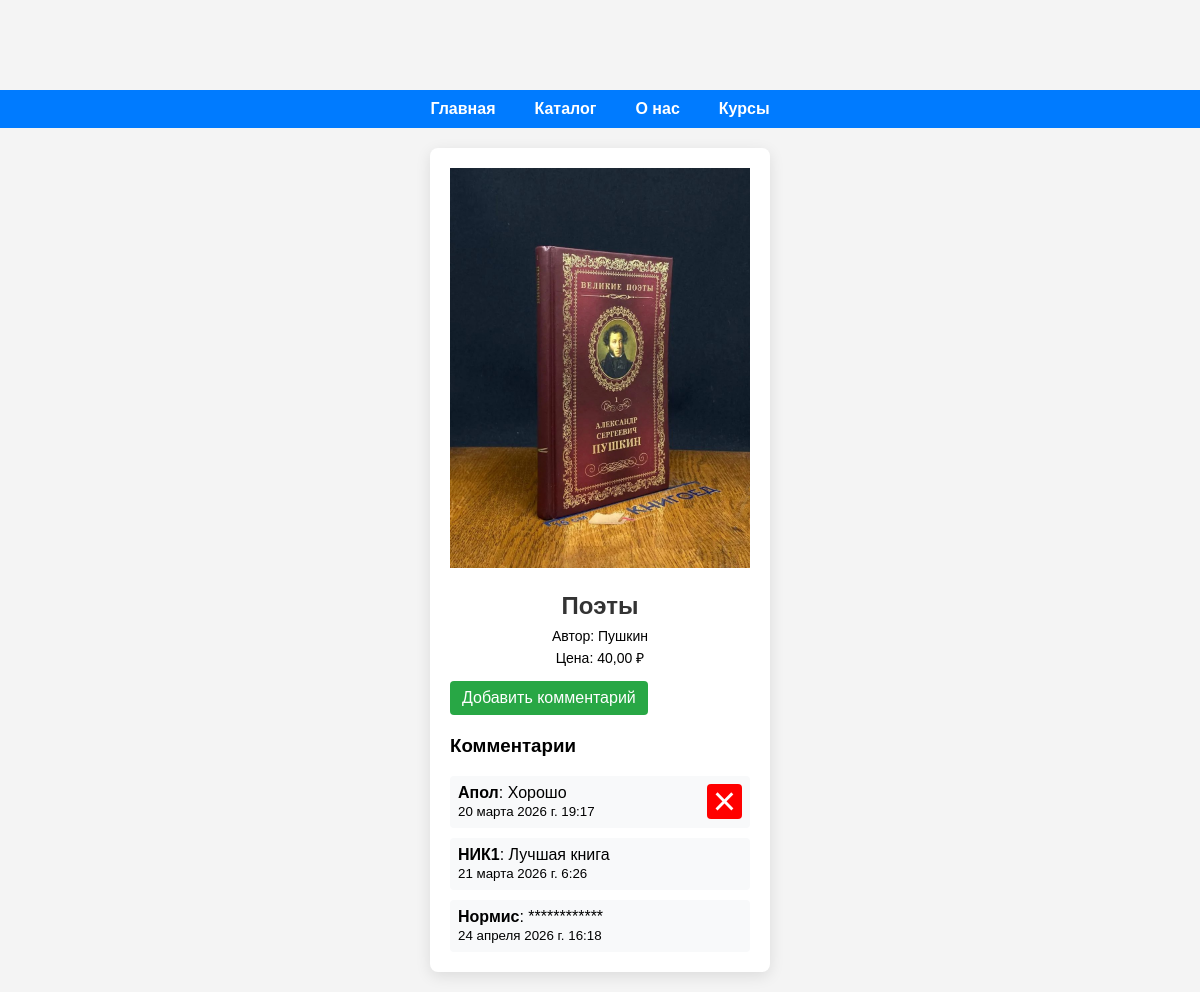
The page /books/1/ (signed in) on the database its author committed.
### main/models.py (models this page shows, shortened)
class Book(models.Model):
    title = models.CharField(max_length=200)
    author = models.CharField(max_length=100)
    price = models.DecimalField(max_digits=6, decimal_places=2)
    image = models.ImageField(upload_to='books/')
    category = models.ForeignKey(Category, on_delete=models.CASCADE, related_name='books', null=True, blank=True)

class Comment(models.Model):
    book = models.ForeignKey(Book, on_delete=models.CASCADE, related_name='comments')
    user = models.ForeignKey(User, on_delete=models.CASCADE)
    content = models.TextField()
    created_at = models.DateTimeField(auto_now_add=True)

### main/views.py (the view)
# urls.py: path('books/<int:pk>/', views.book_detail, name='book_detail'),
@login_required
def book_detail(request, pk):
    book = get_object_or_404(Book, pk=pk)
    books = Book.objects.all()
    user_ratings = {}
    for bk in books:
        try:
            rating_obj = Rating.objects.get(user=request.user, book=bk)
            user_ratings[str(bk.id)] = rating_obj.rating
        except Rating.DoesNotExist:
            user_ratings[str(bk.id)] = 0
    context = {
        'book': book,
        'user_ratings': user_ratings,
    }
    return render(request, 'main/book_detail.html', context)

### main/templatetags/utils.py (called while the page is built)
@register.filter
def is_moderator(user):
    if user.is_authenticated:
        return user.groups.filter(name='Модератор').exists()
    return False

### main/templates/main/book_detail.html (shortened to what this page needs)
{% load static %}
{% load utils %}
<!DOCTYPE html>
<html lang="ru">
<head>
    <link rel="stylesheet" href="{% static 'css/auth.css' %}">
</head>
<body>
<nav>
    <ul>
        <li><a href="/">Главная</a></li>
        <li><a href="/catalog/">Каталог</a></li>
        <li><a href="/about/">О нас</a></li>
        <li><a href="/courses/">Курсы</a></li>
    </ul>
</nav>
<div class="book-detail">
    <div class="book-img-container">
        {% if book.image %}
            <img src="{{ book.image.url }}" alt="{{ book.title }}" class="book-img" />
        {% else %}
            <p>Нет изображения</p>
        {% endif %}
    </div>
    <h2 class="book-title">{{ book.title }}</h2>
    <p>Автор: {{ book.author }}</p>
    <p class="price">Цена: {{ book.price|floatformat:2 }} ₽</p>
    <a href="{% url 'add_comment' book.id %}" class="add-comment-btn">Добавить комментарий</a>
    <div class="comments-section">
        <h3 style="margin-top: 20px;">Комментарии</h3>
        {% for comment in book.comments.all %}
            <div class="comment">
                <strong>{{ comment.user.first_name|default:comment.user.username }}</strong>: {{ comment.content }}<br>
                <small>{{ comment.created_at }}</small>
                {% if user|is_moderator or comment.user == user or user.is_superuser %}
                    <form method="POST" action="{% url 'delete_comment' comment.id %}" style="display:inline;">
                        <button type="submit" class="delete-comment" title="Удалить">&times;</button>
                    </form>
                {% endif %}
            </div>
        {% empty %}
            <p>Нет комментариев.</p>
        {% endfor %}
    </div>
</div>
</body>
</html>

### main/static/css/auth.css (style rules this page uses)
h2 { text-align: center; margin-bottom: 20px; color: #333; }
form { display: flex; flex-direction: column; }
button { padding: 12px; background-color: #5c7cfa; color: #fff; border: none; border-radius: 4px; font-size: 16px; cursor: pointer; transition: background-color 0.3s; }
p { text-align: center; margin-top: 15px; font-size: 14px; }
a { color: #5c7cfa; text-decoration: none; }
body { display: flex; margin: 0; font-family: Arial, sans-serif; flex-direction: column; min-height: 100vh; }
nav { margin-top: 10px; padding: 10px 20px; background-color: #007bff !important; display: flex; justify-content: center; gap: 15px; flex-wrap: wrap; }
nav ul { list-style: none; margin: 0; padding: 0; display: flex; gap: 15px; }
nav li { display: inline; }
nav a { color: white; font-weight: bold; text-decoration: none; padding: 8px 12px; border-radius: 4px; transition: background-color 0.2s; }

### main/templates/main/book_detail.html (style rules this page uses)
body { font-family: Arial, sans-serif; background-color: #f4f4f4; margin: 0; padding-top: 80px; }
.book-detail { max-width: 600px; margin: 20px auto; padding: 20px; background-color: #fff; border-radius: 8px; box-shadow: 0 4px 15px rgba(0,0,0,0.1); font-family: Arial, sans-serif; }
.book-img-container { text-align: center; }
.book-img { max-width: 100%; max-height: 400px; object-fit: contain; transition: transform 0.3s; }
.book-title { font-size: 24px; margin-bottom: 8px; }
p { margin: 4px 0; }
.add-comment-btn, .add-to-cart { display: inline-block; padding: 8px 12px; margin-top: 10px; border: none; border-radius: 4px; cursor: pointer; transition: background-color 0.3s; }
.add-comment-btn { background-color: #28a745; color: white; text-decoration: none; }
.comments-section { margin-top: 20px; }
.comment { background-color: #f8f9fa; padding: 8px; border-radius: 4px; margin-top: 10px; position: relative; }
.delete-comment { position: absolute; top: 8px; right: 8px; background: red; color: white; border: none; width: 35px; height: 35px; font-size: 40px; line-height: 25px; cursor: pointer; text-align: center; padding: 0; display: flex; align-items: center; justify-content: center; padding: 0; margin: 0; font-family: Arial, sans-serif; }

### rows shown on the page
Book: image (picture), title "Поэты", author "Пушкин", price "40,00"
Comment: user.first_name "Апол", content "Хорошо", created_at "20 марта 2026 г. 19:17"
Comment: user.first_name "НИК1", content "Лучшая книга", created_at "21 марта 2026 г. 6:26"
Comment: user.first_name "Нормис", content "************", created_at "24 апреля 2026 г. 16:18"
